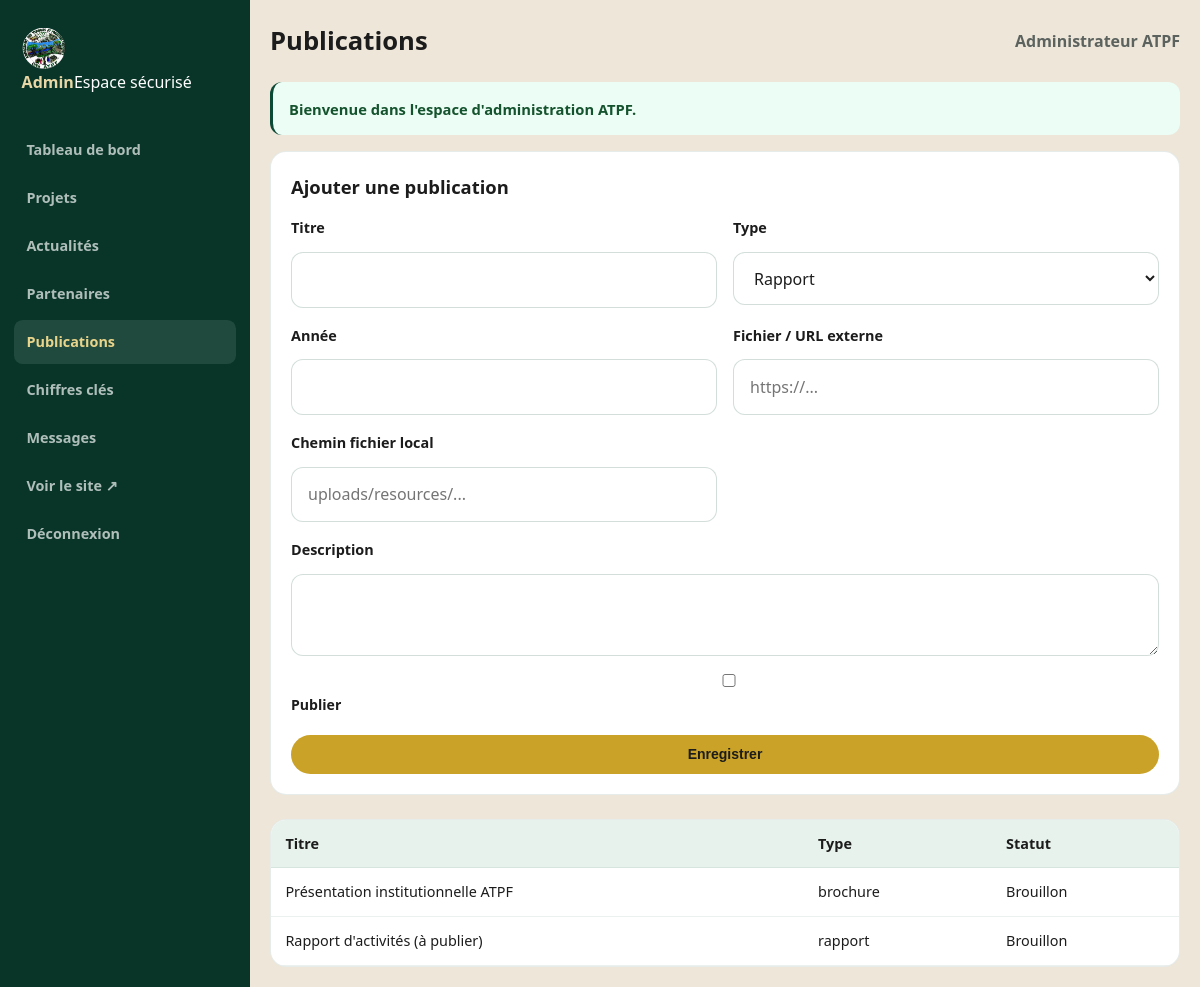
The app's page /admin/ressources (signed in) with its own data.
### tables this page shows
CREATE TABLE resources (
  id INT UNSIGNED AUTO_INCREMENT PRIMARY KEY,
  title VARCHAR(255) NOT NULL,
  slug VARCHAR(255) NOT NULL UNIQUE,
  resource_type ENUM('rapport','publication','brochure','media','autre') DEFAULT 'rapport',
  description TEXT NULL,
  file_path VARCHAR(255) NULL,
  external_url VARCHAR(255) NULL,
  cover_image VARCHAR(255) NULL,
  year SMALLINT NULL,
  is_published TINYINT(1) NOT NULL DEFAULT 0,
  published_at DATETIME NULL,
  created_at DATETIME NOT NULL DEFAULT CURRENT_TIMESTAMP
);

### app/Controllers/AdminController.php (called while the page is built, shortened)
<?php
class AdminController extends Controller
{
    public function resources(): void
    {
        view('admin/resources/index', ['title' => 'Publications', 'items' => Resource::allAdmin()], 'layouts/admin');
    }
}

### index.php (called while the page is built, shortened)
<?php
$router = new Router();
$router->get('/', [HomeController::class, 'index']);
$router->get('/a-propos', [PageController::class, 'about']);
$router->get('/domaines', [PageController::class, 'domains']);
$router->get('/projets', [ProjectController::class, 'index']);
$router->get('/projets/{slug}', [ProjectController::class, 'show']);
$router->get('/impact', [PageController::class, 'impact']);
$router->get('/actualites', [NewsController::class, 'index']);
$router->get('/actualites/{slug}', [NewsController::class, 'show']);
$router->get('/ressources', [PageController::class, 'resources']);
$router->get('/partenaires', [PageController::class, 'partners']);
$router->get('/contact', [PageController::class, 'contact']);
$router->post('/contact', [PageController::class, 'contactSubmit']);
$router->get('/api/regions/{slug}', [ApiController::class, 'region']);
$router->get('/admin/login', [AdminController::class, 'loginForm']);
$router->post('/admin/login', [AdminController::class, 'login']);
$router->get('/admin/logout', [AdminController::class, 'logout']);
$router->get('/admin', [AdminController::class, 'dashboard']);
$router->get('/admin/projets', [AdminController::class, 'projects']);
$router->get('/admin/projets/create', [AdminController::class, 'projectForm']);
$router->get('/admin/projets/edit/{id}', [AdminController::class, 'projectForm']);
$router->post('/admin/projets/save', [AdminController::class, 'projectSave']);
$router->post('/admin/projets/delete', [AdminController::class, 'projectDelete']);
$router->get('/admin/actualites', [AdminController::class, 'news']);
$router->get('/admin/actualites/create', [AdminController::class, 'newsForm']);
$router->get('/admin/actualites/edit/{id}', [AdminController::class, 'newsForm']);
$router->post('/admin/actualites/save', [AdminController::class, 'newsSave']);
$router->post('/admin/actualites/delete', [AdminController::class, 'newsDelete']);
$router->get('/admin/partenaires', [AdminController::class, 'partners']);
$router->post('/admin/partenaires/save', [AdminController::class, 'partnerSave']);
$router->post('/admin/partenaires/delete', [AdminController::class, 'partnerDelete']);
$router->get('/admin/chiffres', [AdminController::class, 'stats']);
$router->post('/admin/chiffres/save', [AdminController::class, 'statsSave']);
$router->get('/admin/messages', [AdminController::class, 'messages']);
$router->post('/admin/messages/read', [AdminController::class, 'messageRead']);
$router->get('/admin/ressources', [AdminController::class, 'resources']);
$router->post('/admin/ressources/save', [AdminController::class, 'resourceSave']);
$router->dispatch($_SERVER['REQUEST_METHOD'], $_SERVER['REQUEST_URI'] ?? '/');

### app/Database.php (called while the page is built, shortened)
<?php
class Database
{
    private static ?PDO $pdo = null;
    public static function connect(array $config): void
    {
        $dsn = sprintf(
            'mysql:host=%s;port=%s;dbname=%s;charset=utf8mb4',
            $config['host'],
            $config['port'],
            $config['database']
        );
        self::$pdo = new PDO($dsn, $config['username'], $config['password'], [
            PDO::ATTR_ERRMODE => PDO::ERRMODE_EXCEPTION,
            PDO::ATTR_DEFAULT_FETCH_MODE => PDO::FETCH_ASSOC,
            PDO::ATTR_EMULATE_PREPARES => false,
            PDO::MYSQL_ATTR_INIT_COMMAND => "SET NAMES utf8mb4 COLLATE utf8mb4_unicode_ci",
        ]);
        self::$pdo->exec("SET NAMES utf8mb4 COLLATE utf8mb4_unicode_ci");
    }
    public static function pdo(): PDO
    {
        return self::$pdo;
    }
    public static function query(string $sql, array $params = []): PDOStatement
    {
        $stmt = self::pdo()->prepare($sql);
        $stmt->execute($params);
        return $stmt;
    }
    public static function fetchAll(string $sql, array $params = []): array
    {
        return self::query($sql, $params)->fetchAll();
    }
}

### app/Models/Resource.php (called while the page is built, shortened)
<?php
class Resource
{
    public static function allAdmin(): array
    {
        return Database::fetchAll('SELECT * FROM resources ORDER BY created_at DESC');
    }
}

### views/admin/resources/index.php (the view, shortened to what this page needs)
<form class="admin-form" method="post" action="<?= base_path('admin/ressources/save') ?>" style="margin-bottom:1.5rem">
  <h2 style="font-size:1.15rem;margin:0">Ajouter une publication</h2>
  <div class="form-grid">
    <div class="form-group"><label>Titre</label><input name="title" required></div>
    <div class="form-group"><label>Type</label>
      <select name="resource_type">
        <option value="rapport">Rapport</option>
      </select>
    </div>
    <div class="form-group"><label>Année</label><input name="year" type="number" min="2001" max="2100"></div>
    <div class="form-group"><label>Fichier / URL externe</label><input name="external_url" placeholder="https://..."></div>
    <div class="form-group"><label>Chemin fichier local</label><input name="file_path" placeholder="uploads/resources/..."></div>
    <div class="form-group full"><label>Description</label><textarea name="description" rows="2"></textarea></div>
  </div>
  <label><input type="checkbox" name="is_published"> Publier</label>
  <button class="btn btn-primary btn-sm" type="submit">Enregistrer</button>
</form>
<div class="table-wrap">
  <table>
    <thead><tr><th>Titre</th><th>Type</th><th>Statut</th></tr></thead>
    <tbody>
      <?php foreach ($items as $item): ?>
        <tr>
          <td><?= e($item['title']) ?></td>
          <td><?= e($item['resource_type']) ?></td>
          <td><?= $item['is_published'] ? 'Publié' : 'Brouillon' ?></td>
        </tr>
      <?php endforeach; ?>
    </tbody>
  </table>
</div>

### app/Router.php (shortened to what this page needs)
<?php
class Router
{
    private array $routes = [];
    private function add(string $method, string $path, callable|array $handler): void
    {
        $this->routes[] = compact('method', 'path', 'handler');
    }
    public function dispatch(string $method, string $uri): void
    {
        $path = parse_url($uri, PHP_URL_PATH) ?: '/';
        $base = rtrim((string) config('base_path'), '/');
        if ($base && str_starts_with($path, $base)) {
            $path = substr($path, strlen($base)) ?: '/';
        }
        $path = '/' . trim($path, '/');
        if ($path !== '/') {
            $path = rtrim($path, '/');
        }
        foreach ($this->routes as $route) {
            if ($route['method'] !== strtoupper($method)) {
                continue;
            }
            $pattern = preg_replace('#\{([a-zA-Z_]+)\}#', '(?P<$1>[^/]+)', $route['path']);
            $pattern = '#^' . $pattern . '$#';
            if (!preg_match($pattern, $path, $matches)) {
                continue;
            }
            $params = array_filter($matches, 'is_string', ARRAY_FILTER_USE_KEY);
            $handler = $route['handler'];
            if (is_array($handler)) {
                [$class, $action] = $handler;
                $controller = new $class();
                call_user_func_array([$controller, $action], $params);
                return;
            }
            return;
        }
    }
}

### assets/css/app.css (style rules this page uses)
:root { --adk-green: #0c4a36; --adk-green-deep: #083528; --adk-green-soft: #1a6b4f; --adk-green-pale: #e8f2ec; --adk-gold: #c9a227; --adk-gold-soft: #e8d48a; --adk-cream: #f7f4ef; --adk-beige: #ede6d9; --adk-ink: #1c1c1c; --adk-muted: #5c635f; --adk-white: #ffffff; --adk-radius: 1rem; --header-h: 5rem; --font-sans: "Plus Jakarta Sans", "Segoe UI", sans-serif; }
*, *::before, *::after { box-sizing: border-box; }
html { scroll-behavior: smooth; }
body { margin: 0; font-family: var(--font-sans); color: var(--adk-ink); background: var(--adk-cream); line-height: 1.65; -webkit-font-smoothing: antialiased; }
.btn { display: inline-flex; align-items: center; justify-content: center; gap: .55rem; min-height: 3rem; padding: .75rem 1.35rem; border-radius: 999px; border: 1.5px solid transparent; font-weight: 650; font-size: .95rem; transition: .25s ease; cursor: pointer; white-space: nowrap; }
.btn-primary { background: var(--adk-gold); color: var(--adk-ink); }
.btn-sm { min-height: 2.4rem; padding: .45rem 1rem; font-size: .875rem; }
.form-grid { display: grid; gap: 1rem; }
label { display: block; font-size: .88rem; font-weight: 650; margin-bottom: .35rem; }
input, select, textarea { width: 100%; border: 1px solid rgba(12,74,54,.18); border-radius: .75rem; padding: .8rem .95rem; font: inherit; background: #fff; color: var(--adk-ink); }
textarea { min-height: 140px; resize: vertical; }
.admin-body { background: #f3f1ec; }
:root { --atpf-green: var(--adk-green); --forest: var(--adk-green); --forest-deep: var(--adk-green-deep); --leaf: var(--adk-green-soft); --gold: var(--adk-gold); --cream: var(--adk-cream); --ink: var(--adk-ink); --muted: var(--adk-muted); --white: var(--adk-white); --line: rgba(12,74,54,.12); --font-display: var(--font-sans); --font-body: var(--font-sans); }
.admin-body { background: var(--adk-beige); }
.table-wrap { background:#fff; border:1px solid rgba(12,74,54,.1); border-radius:var(--adk-radius); overflow:auto; }
table { width:100%; border-collapse:collapse; }
th, td { padding:.75rem .9rem; border-bottom:1px solid rgba(12,74,54,.08); text-align:left; font-size:.9rem; }
th { background:var(--adk-green-pale); font-weight:700; }
.admin-form { background:#fff; border:1px solid rgba(12,74,54,.1); border-radius:var(--adk-radius); padding:1.25rem; display:grid; gap:.85rem; }
.form-grid { display:grid; grid-template-columns:1fr 1fr; gap:1rem; }
.form-group { display:flex; flex-direction:column; gap:.4rem; }
.form-group.full { grid-column:1 / -1; }
.form-group label { font-weight:700; font-size:.9rem; }
.form-group input, .form-group textarea, .form-group select { border:1px solid rgba(12,74,54,.18); border-radius:.75rem; padding:.85rem 1rem; min-height:3rem; background:#fff; font:inherit; }

### records on screen
resources: title "Présentation institutionnelle ATPF", resource_type "brochure", is_published "Brouillon"
resources: title "Rapport d'activités (à publier)", resource_type "rapport", is_published "Brouillon"
